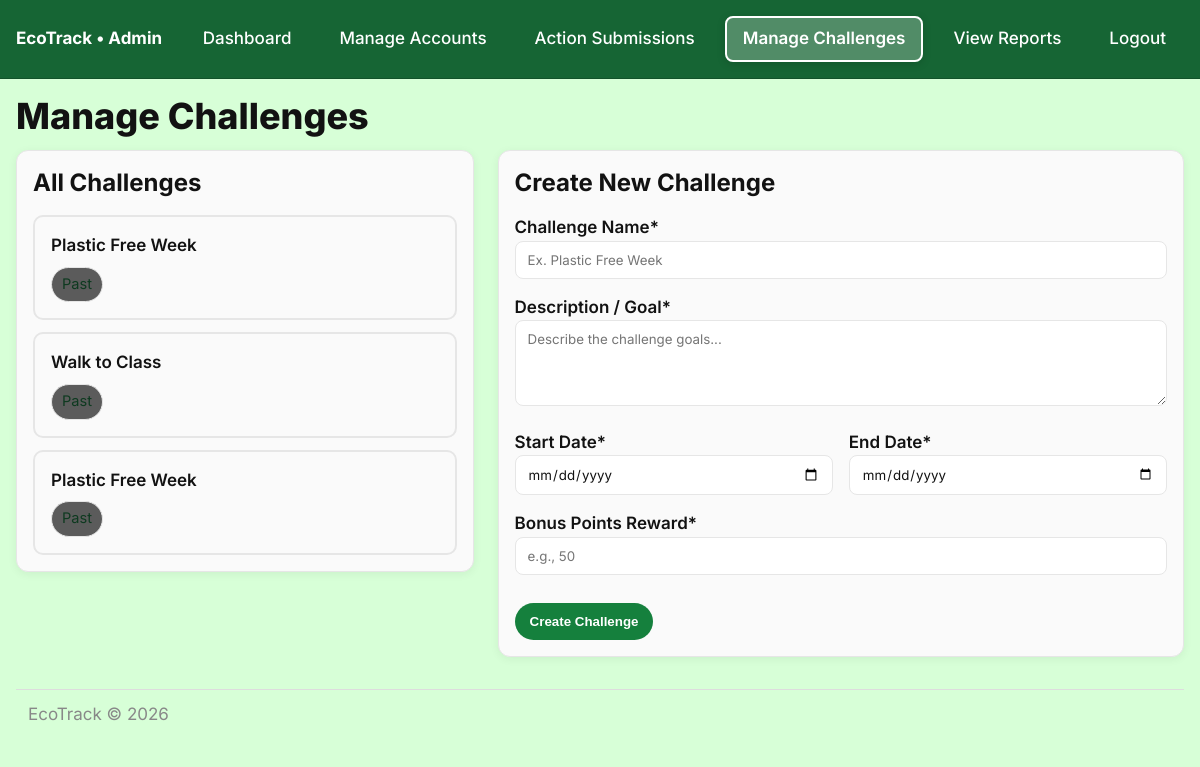
Page /pages/admin/manageChallenges.php (signed in) on the committed database.
### tables this page shows
CREATE TABLE `weekly_challenges` (
  `challenge_id` int(11) NOT NULL,
  `title` varchar(150) NOT NULL,
  `description` text NOT NULL,
  `bonus_points` int(11) NOT NULL,
  `start_date` date NOT NULL,
  `end_date` date NOT NULL,
  `image_path` varchar(255) NOT NULL
);

### pages/admin/manageChallenges.php (the view, shortened to what this page needs)
<?php
require_once __DIR__ . '/../../config/dbConnect.php';
$sql = "SELECT *,
        DATEDIFF(end_date, CURDATE()) as days_left,
        CASE
            WHEN CURDATE() < start_date THEN 'upcoming'
            WHEN CURDATE() BETWEEN start_date AND end_date THEN 'active'
            ELSE 'past'
        END as status
        FROM weekly_challenges
        ORDER BY start_date DESC";
$result = $conn->query($sql);
$selected_challenge = null;
include __DIR__ . '/../../assets/adminHeader.php';
?>
<h1 class="h1">Manage Challenges</h1>
<div class="two-column-layout">
    <div>
        <div class="card">
            <h2 class="h3" style="margin-bottom: var(--space-3);">All Challenges</h2>
            <div class="challenge-list">
                <?php
                $result->data_seek(0);
                while ($challenge = $result->fetch_assoc()):
                    $statusBadge = $challenge['status'] === 'active' ? '<span class="badge" style="background: var(--color-success);">Active</span>' :
                                  ($challenge['status'] === 'upcoming' ? '<span class="badge" style="background: var(--color-info);">Upcoming</span>' :
                                  '<span class="badge" style="background: var(--color-text-muted);">Past</span>');
                ?>
                <div class="challenge-item <?= $selected_challenge && $selected_challenge['challenge_id'] == $challenge['challenge_id'] ? 'selected' : '' ?>"
                     onclick="location.href='manageChallenges.php?edit=<?= $challenge['challenge_id'] ?>'">
                    <div class="challenge-title"><?= htmlspecialchars($challenge['title']) ?></div>
                    <div class="challenge-time">
                        <?= $statusBadge ?>
                    </div>
                </div>
                <?php endwhile; ?>
            </div>
        </div>
    </div>
    <div>
        <div class="card">
            <h2 class="h3" style="margin-bottom: var(--space-3);">
                <?= $selected_challenge ? 'Edit Challenge' : 'Create New Challenge' ?>
            </h2>
            <form method="POST" style="display: grid; gap: var(--space-3);">
                <div>
                    <label class="h5" for="title">Challenge Name*</label>
                    <input type="text" id="title" name="title"
                           value="<?= $selected_challenge ? htmlspecialchars($selected_challenge['title']) : '' ?>"
                           placeholder="Ex. Plastic Free Week"
                           style="width:100%;" required>
                </div>
                <div>
                    <label class="h5" for="description">Description / Goal*</label>
                    <textarea id="description" name="description" rows="4"
                              placeholder="Describe the challenge goals..."
                              style="width:100%; resize: vertical;" required><?= $selected_challenge ? htmlspecialchars($selected_challenge['description']) : '' ?></textarea>
                </div>
                <div class="form-row">
                    <div>
                        <label class="h5" for="start_date">Start Date*</label>
                        <input type="date" id="start_date" name="start_date"
                               value="<?= $selected_challenge ? $selected_challenge['start_date'] : '' ?>"
                               style="width:100%;" required>
                    </div>
                    <div>
                        <label class="h5" for="end_date">End Date*</label>
                        <input type="date" id="end_date" name="end_date"
                               value="<?= $selected_challenge ? $selected_challenge['end_date'] : '' ?>"
                               style="width:100%;" required>
                    </div>
                </div>
                <div>
                    <label class="h5" for="bonus_points">Bonus Points Reward*</label>
                    <input type="number" id="bonus_points" name="bonus_points"
                           value="<?= $selected_challenge ? $selected_challenge['bonus_points'] : '' ?>"
                           placeholder="e.g., 50"
                           min="0"
                           style="width:100%;" required>
                </div>
                <div style="display: flex; gap: var(--space-2); margin-top: var(--space-2);">
                    <button type="submit" class="button">
                        <?= $selected_challenge ? 'Update Challenge' : 'Create Challenge' ?>
                    </button>
                </div>
            </form>
        </div>
    </div>
</div>
<?php include __DIR__ . '/../../assets/footer.php'; ?>

### assets/css/style.css (style rules this page uses)
* { box-sizing: border-box; }
html, body { height: 100%; }
body { margin: 0; font-family: "Inter", system-ui, -apple-system, Segoe UI, Roboto, Helvetica, Arial, sans-serif; background: var(--color-bg); color: var(--color-text); text-rendering: optimizeLegibility; -webkit-font-smoothing: antialiased; -moz-osx-font-smoothing: grayscale; }
:root { --color-bg:#d7ffd7; --color-surface:#FAFAFA; --color-elevated:#F5F5F5; --color-overlay:rgba(0,0,0,0.6); --color-text:#121212; --color-text-muted:#5B5B5B; --color-text-on-dark:#E6F4EA; --color-primary:#15803D; --color-primary-strong:#166534; --color-primary-soft:#D9F2E1; --color-accent:#2C7A7B; --color-accent-soft:#D7F0F1; --color-success:#1F7A4C; --color-success-soft:#DDF5E7; --color-warning:#B7791F; --color-warning-soft:#FBE8C6; --color-error:#B91C1C; --color-error-soft:#FAD6D6; --color-info:#1E4DB7; --color-info-soft:#D9E6FB; --color-border:#E6E6E6; --color-border-strong:#CFCFCF; --color-focus:#1E90FF; --focus-ring:3px solid var(--color-focus); --header-bg:#166534; --header-text:#FFFFFF; --header-border:#13522B; --shadow-1:0 2px 10px rgba(0,0,0,0.06); --shadow-2:0 6px 24px rgba(0,0,0,0.08); --radius-lg:12px; --radius-md:10px; --radius-sm:8px; --space-1:8px; --space-2:12px; --space-3:16px; --space-4:24px; --space-5:32px; --space-6:48px; --btn-bg:var(--color-primary); --btn-text:#FFFFFF; --btn-bg-hover:#0F6A31; --btn-bg-active:#0C5A29; --btn-border:transparent; --link:var(--color-accent); --link-hover:#205F61; --card-bg:var(--color-surface); --card-border:var(--color-border); --input-bg:#FFFFFF; --input-text:var(--color-text); --input-border:var(--color-border); --input-border-focus:#6FB1FF; --badge-bg:var(--color-primary-soft); --badge-text:#0E3A20; }
:root { --lh-tight:1.2; --lh-snug:1.35; --lh-normal:1.5; --lh-relaxed:1.7; --fs-xs: clamp(0.75rem, 0.72rem + 0.1vw, 0.82rem); --fs-sm: clamp(0.85rem, 0.80rem + 0.15vw, 0.95rem); --fs-base: clamp(0.95rem, 0.90rem + 0.25vw, 1.0625rem); --fs-lg: clamp(1.0625rem, 1rem + 0.35vw, 1.25rem); --fs-xl: clamp(1.25rem, 1.15rem + 0.5vw, 1.5rem); --fs-2xl: clamp(1.5rem, 1.3rem + 0.8vw, 1.875rem); --fs-3xl: clamp(1.875rem, 1.55rem + 1.1vw, 2.25rem); --fs-4xl: clamp(2.25rem, 1.85rem + 1.4vw, 2.75rem); }
body { font-size: var(--fs-base); line-height: var(--lh-normal); }
h1, .h1 { font-size: var(--fs-3xl); line-height: var(--lh-tight); font-weight: 800; margin: 0 0 var(--space-2); }
h2, .h2 { font-size: var(--fs-2xl); line-height: var(--lh-tight); font-weight: 700; margin: 0 0 var(--space-2); }
h3, .h3 { font-size: var(--fs-xl); line-height: var(--lh-snug); font-weight: 700; margin: 0 0 var(--space-2); }
h5, .h5 { font-size: var(--fs-base);line-height: var(--lh-normal);font-weight: 600; margin: 0 0 var(--space-1); }
.card { background: var(--card-bg); border: 1px solid var(--card-border); border-radius: var(--radius-lg); box-shadow: var(--shadow-1); padding: var(--space-3); }
.button { display: inline-flex; align-items: center; gap: 8px; background: var(--btn-bg); color: var(--btn-text); border: 1px solid var(--btn-border); padding: 10px 14px; border-radius: 999px; font-weight: 600; cursor: pointer; transition: all 0.3s ease; }
input, select, textarea { background: var(--input-bg); color: var(--input-text); border: 1px solid var(--input-border); border-radius: var(--radius-sm); padding: 10px 12px; font-family: inherit; }
.badge { display: inline-flex; align-items: center; gap: 6px; background: var(--badge-bg); color: var(--badge-text); padding: 6px 10px; border-radius: 999px; border: 1px solid var(--color-border); }

### pages/admin/manageChallenges.php (style rules this page uses)
.two-column-layout { display: grid; grid-template-columns: 1fr 1.5fr; gap: var(--space-4); margin-bottom: var(--space-5); }
.challenge-list { display: grid; gap: var(--space-2); }
.challenge-item { padding: var(--space-3); background: var(--color-surface); border: 2px solid var(--color-border); border-radius: var(--radius-md); cursor: pointer; transition: all 0.3s ease; }
.challenge-title { font-weight: 600; margin-bottom: var(--space-1); }
.challenge-time { font-size: var(--fs-sm); color: var(--color-text-muted); }
.form-row { display: grid; grid-template-columns: 1fr 1fr; gap: var(--space-3); }

### rows in the picture
weekly_challenges: title "Plastic Free Week"
weekly_challenges: title "Walk to Class"
weekly_challenges: title "Plastic Free Week"
